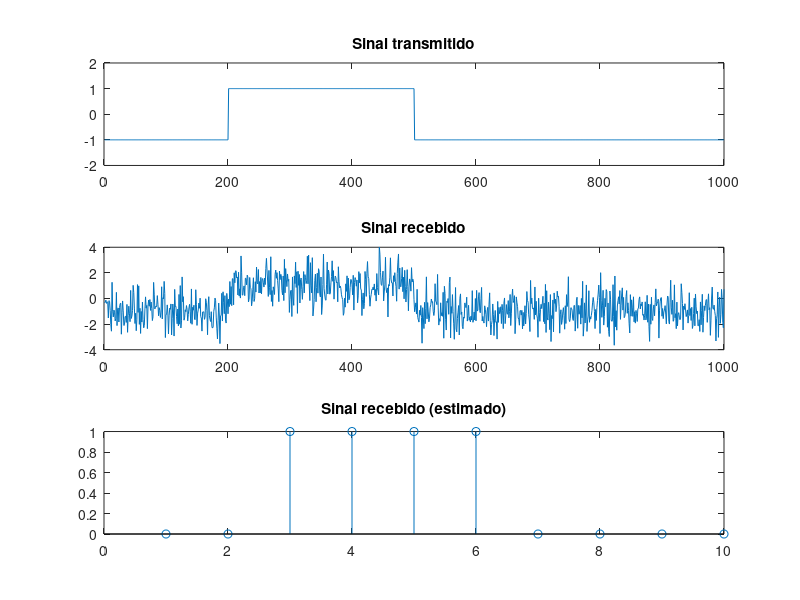

MATLAB code to generate this figure:
close all;
clear all;
clc;

N = 100;            % Fator de superamostragem
M = 2;              % Número de níves de transmissão
A = 1;              % Amplitude máxima
dist_nivel = A*2;   % Distância entre níveis
l = log2(M);        % Quantidade de bits por nível de transmissão
num_simb = 10;
%No_2 = 0.001;      % Quanto menor, menor será a potência do ruído
SNR = 0;           % Em dB
limiar = 0;

info_bin1 = randint(1, num_simb*l);
info_bin = reshape(info_bin1, l, num_simb)';

info = bi2de(info_bin, 'left-msb')*dist_nivel-A;

info_up = upsample(info, N); % Adiciona N-1 amostras entre cada amostras de info
filtro = ones(1,N);
info_tx = filter(filtro, 1, info_up); % O filtro define o formato do sinal

% ruido = sqrt(No_2)*randn(length(info_tx), 1);
% info_rx = info_tx + ruido;

info_rx = awgn(info_tx, SNR, 'measured'); % Gera o ruído branco em função da variância SNR
info_hat = info_rx(N/2 : N : end) > limiar; % Infomarção estimada

erros = sum(xor(info_bin1, info_hat'))
taxa_erro = erros/length(info_bin1)

figure(1)
subplot(311)
plot(info_tx)
xlim([0 num_simb*N])
ylim([-2 2])
title('Sinal transmitido')

subplot(312)
plot(info_rx)
xlim([0 num_simb*N])
ylim([-4 4])
title('Sinal recebido')

subplot(313)
stem(info_hat)
xlim([0 num_simb])
title('Sinal recebido (estimado)')
